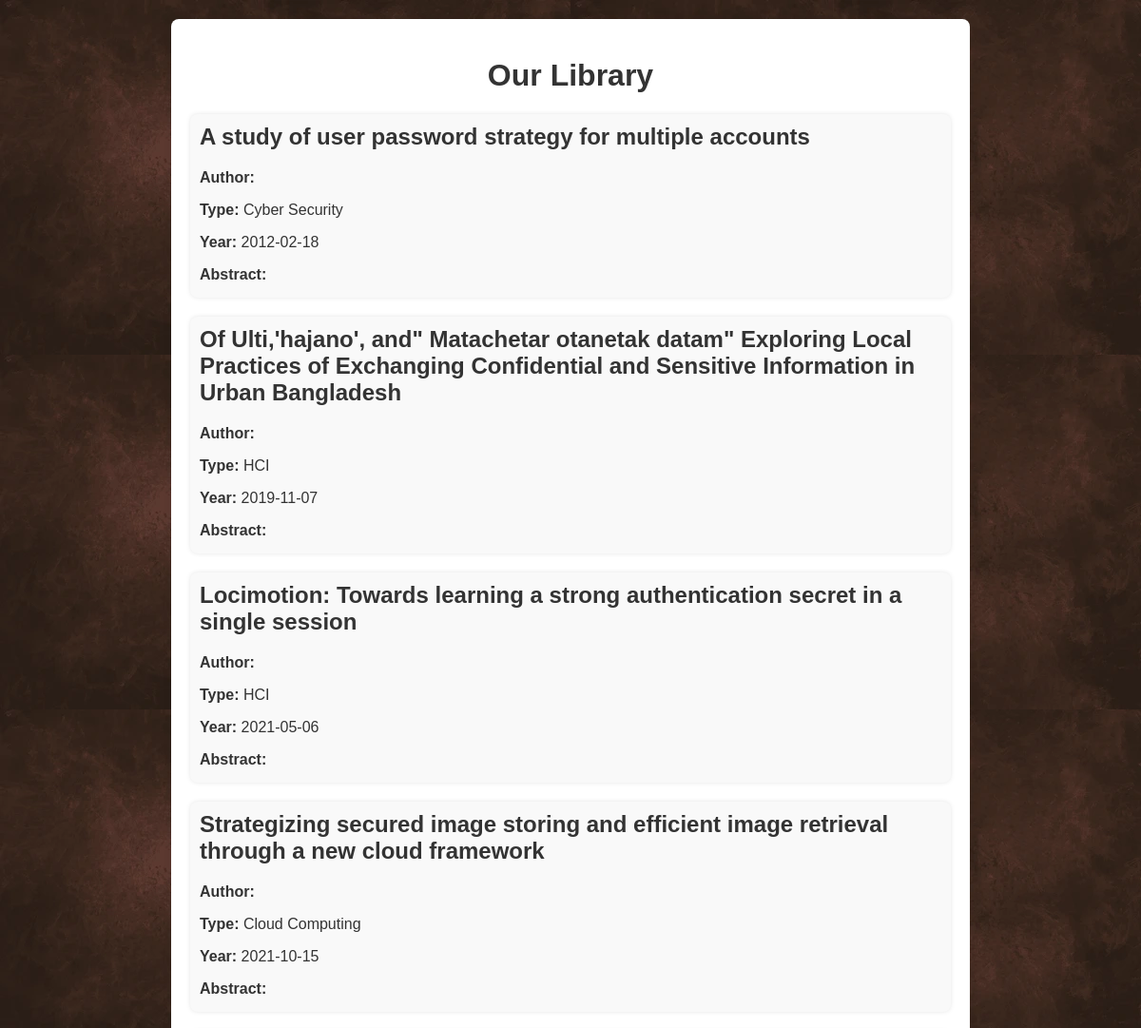
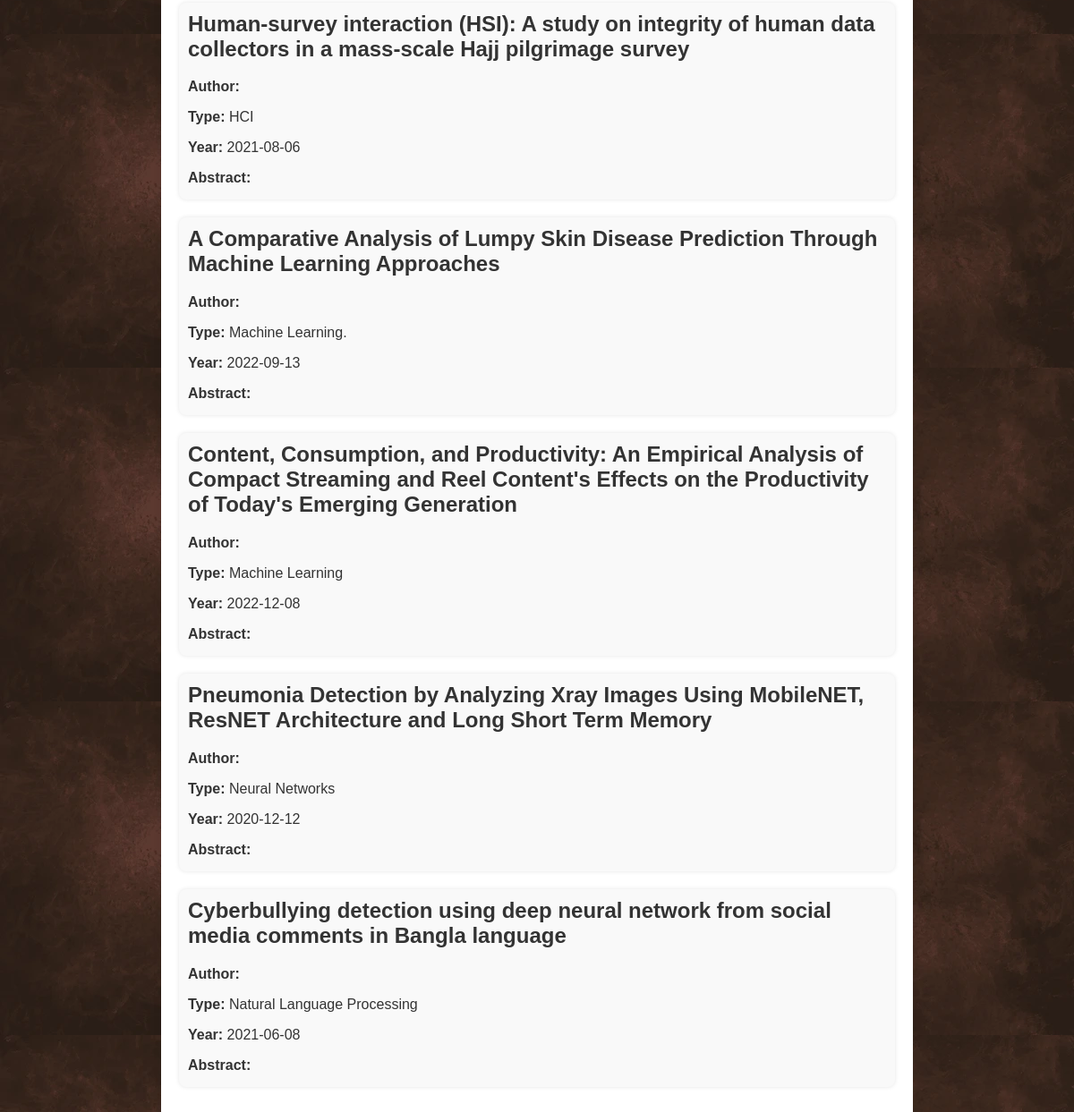
The app's page /our_library.php with its own data (2 pictures, top to bottom).
### tables this page shows
CREATE TABLE `paper` (
  `paper_id` int(11) NOT NULL,
  `title` varchar(200) DEFAULT NULL,
  `type` varchar(100) DEFAULT NULL,
  `publishing_year` date DEFAULT NULL,
  `cited` int(11) DEFAULT NULL,
  `drive_link` varchar(1000) DEFAULT NULL
);

### our_library.php (the view, shortened to what this page needs)
<?php
$servername = "localhost";
$username = "root";
$password = "";
$dbname = "bracu_research_portal";
$conn = new mysqli($servername, $username, $password, $dbname);
$sql = "SELECT * FROM paper";
$result = $conn->query($sql);
$papers = [];
if ($result && $result->num_rows > 0) {
    while ($row = $result->fetch_assoc()) {
        $papers[] = $row;
    }
}
?>
<!DOCTYPE html>
<html>
<head>
</head>
<body>
    <div class="container">
        <h1>Our Library</h1>
        <?php
        if (empty($papers)) {
            echo "<p>No papers found in the library.</p>";
        } else {
            foreach ($papers as $paper) {
                echo '<div class="paper">';
                echo '<h2>' . htmlspecialchars($paper['title']) . '</h2>';
                echo '<p><strong>Author:</strong> ' . htmlspecialchars($paper['author']) . '</p>';
				echo '<p><strong>Type:</strong> ' . htmlspecialchars($paper['type']) . '</p>';
                echo '<p><strong>Year:</strong> ' . htmlspecialchars($paper['publishing_year']) . '</p>';
                echo '<p><strong>Abstract:</strong> ' . htmlspecialchars($paper['abstract']) . '</p>';
                echo '</div>';
            }
        }
        ?>
    </div>
</body>
</html>

### our_library.php (style rules this page uses)
body { font-family: Arial, sans-serif; background-size: cover; margin: 0; padding: 0; background: url(./bg.webp); }
.container { max-width: 800px; margin: 20px auto; padding: 20px; background-color: #fff; border-radius: 8px; box-shadow: 0 0 10px rgba(0, 0, 0, 0.1); }
h1 { text-align: center; color: #333; }
.paper { margin-bottom: 20px; padding: 10px; background-color: #f9f9f9; border-radius: 8px; box-shadow: 0 0 5px rgba(0, 0, 0, 0.1); }
.paper h2 { margin-top: 0; color: #333; }
.paper p { margin-bottom: 5px; color: #333; }

### records on screen
paper: title "A study of user password strategy for multiple accounts", type "Cyber Security", publishing_year "2012-02-18"
paper: title "Of Ulti,'hajano', and\" Matachetar otanetak datam\" Exploring Local Practices of Exchanging Confidential and Sensitive Information in Urban Bangladesh", type "HCI", publishing_year "2019-11-07"
paper: title "Locimotion: Towards learning a strong authentication secret in a single session", type "HCI", publishing_year "2021-05-06"
paper: title "Strategizing secured image storing and efficient image retrieval through a new cloud framework", type "Cloud Computing", publishing_year "2021-10-15"
paper: title "Human-survey interaction (HSI): A study on integrity of human data collectors in a mass-scale Hajj pilgrimage survey", type "HCI", publishing_year "2021-08-06"
paper: title "A Comparative Analysis of Lumpy Skin Disease Prediction Through Machine Learning Approaches", type "Machine Learning.", publishing_year "2022-09-13"
paper: title "Content, Consumption, and Productivity: An Empirical Analysis of Compact Streaming and Reel Content's Effects on the Productivity of Today's Emerging Generation", type "Machine Learning", publishing_year "2022-12-08"
paper: title "Pneumonia Detection by Analyzing Xray Images Using MobileNET, ResNET Architecture and Long Short Term Memory", type "Neural Networks", publishing_year "2020-12-12"
paper: title "Cyberbullying detection using deep neural network from social media comments in Bangla language", type "Natural Language Processing", publishing_year "2021-06-08"
